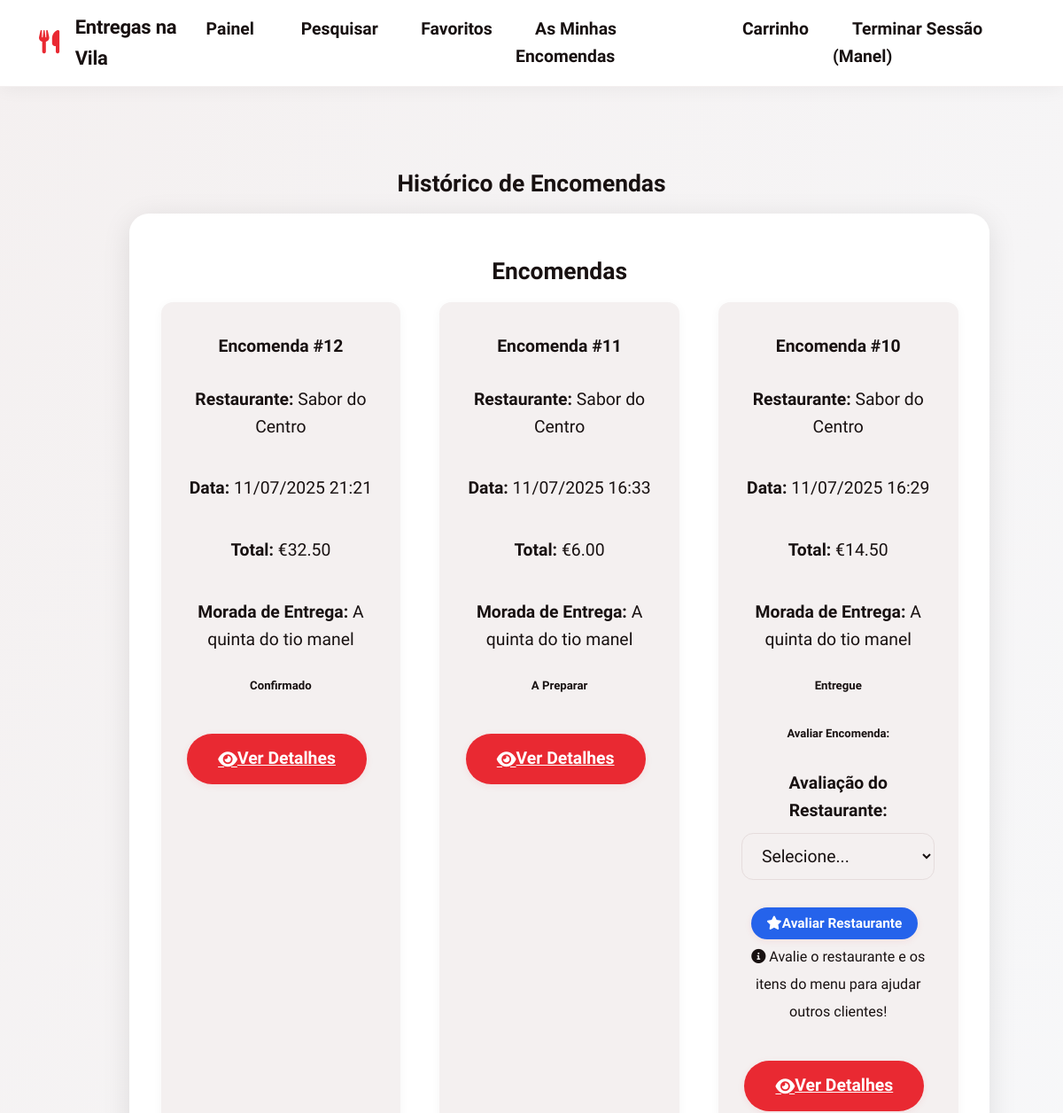
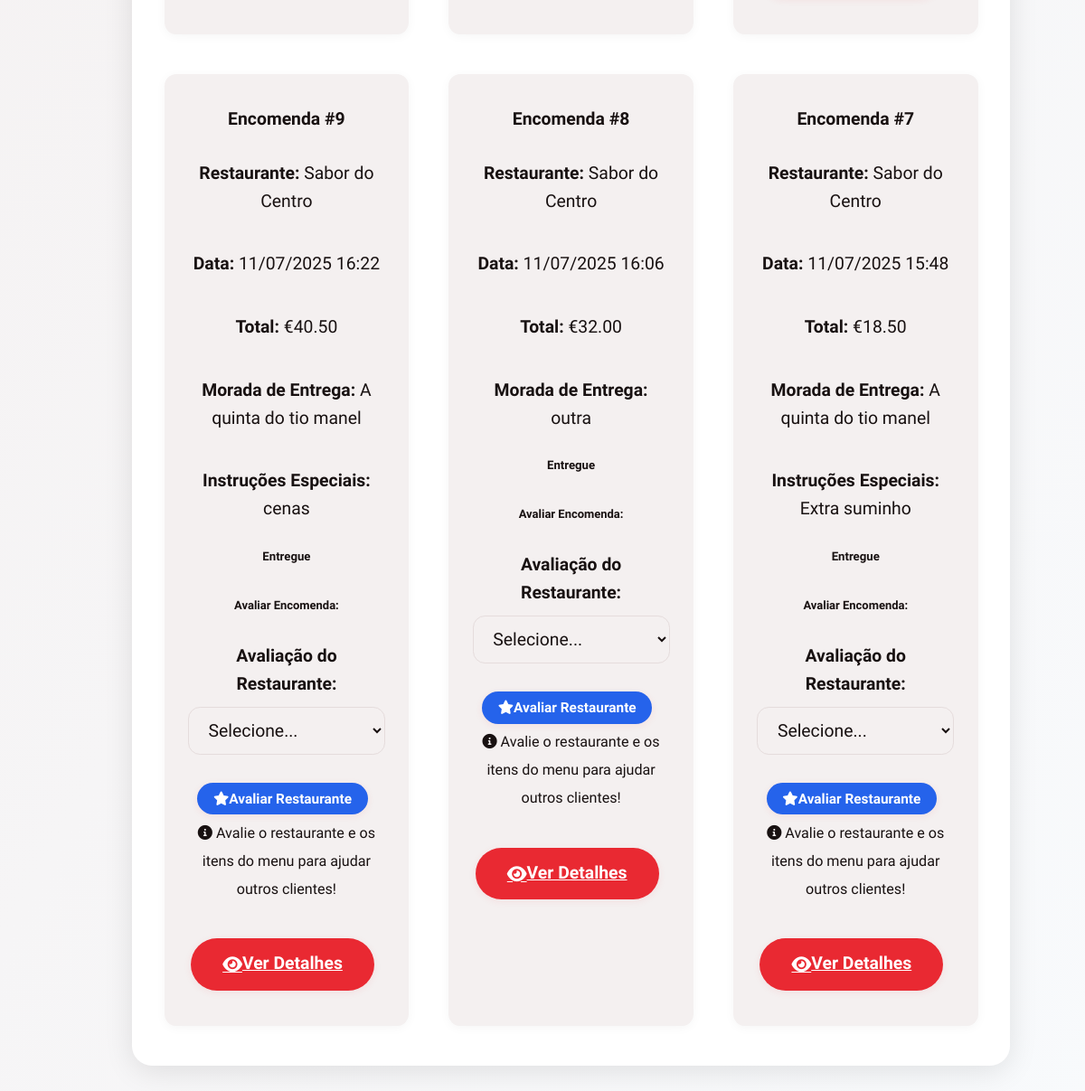
Page /order_history (signed in) on the earlier database version (2 pictures, top to bottom).
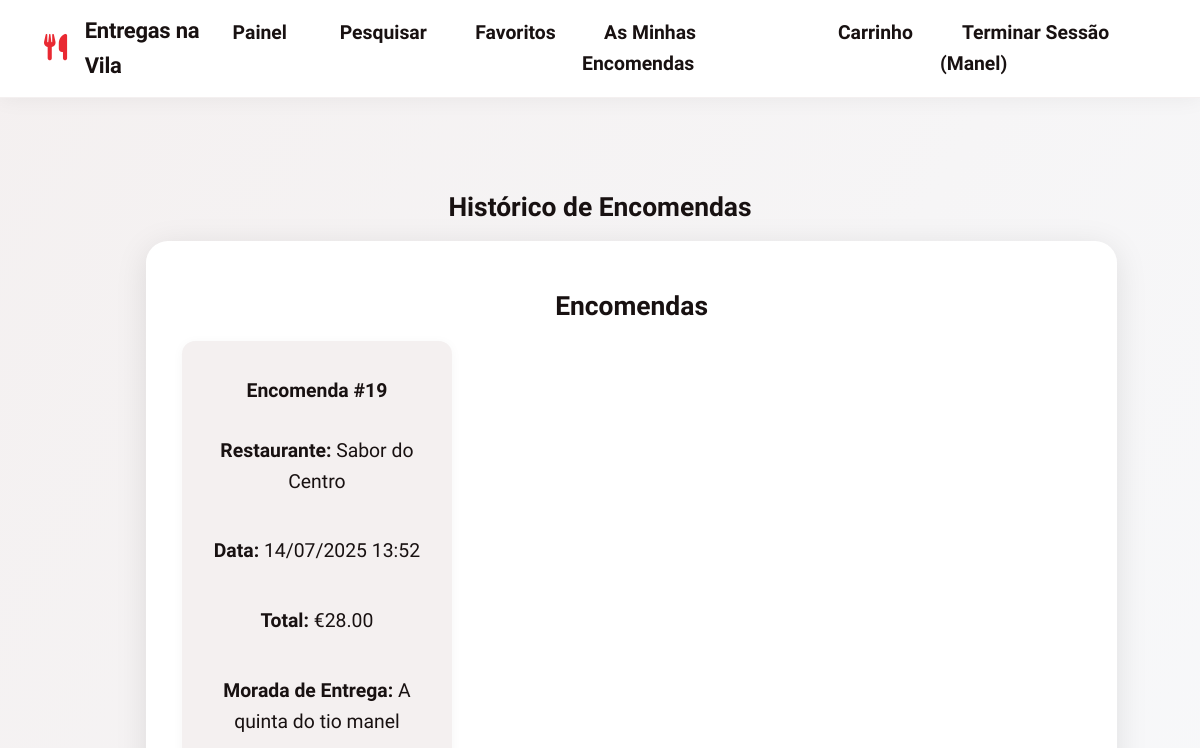
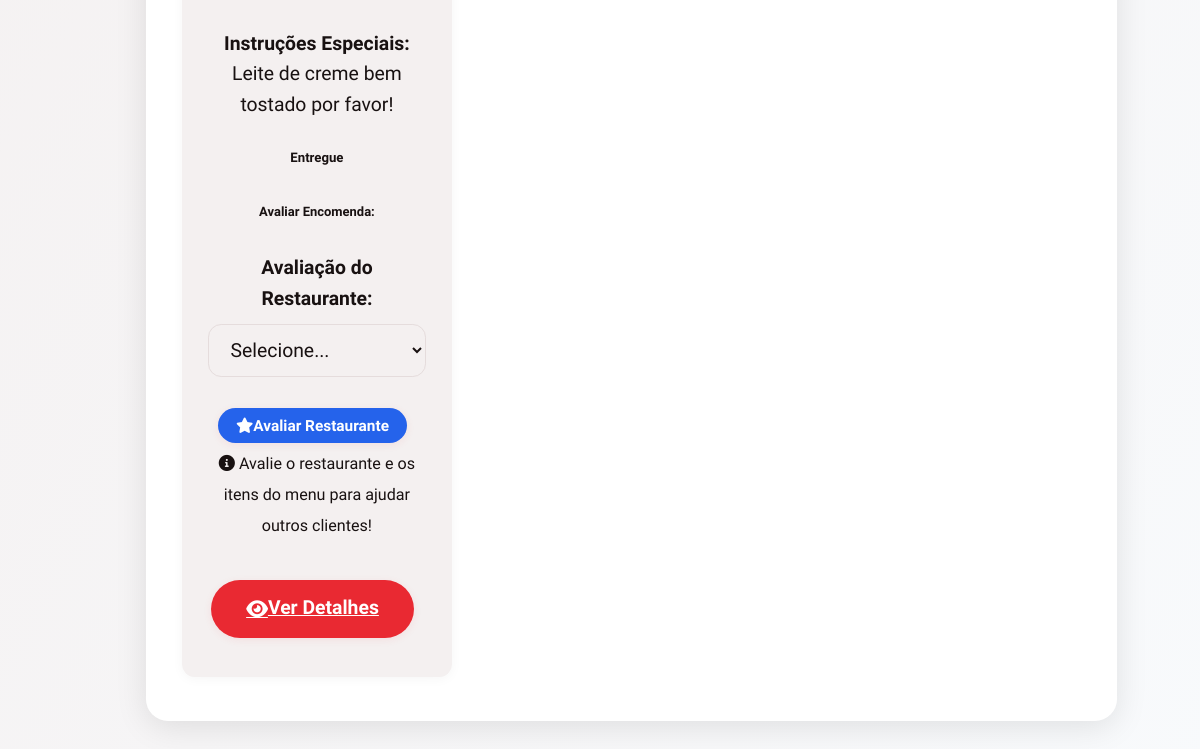
Same page on the later database version (2 pictures, top to bottom).
### tables this page shows
CREATE TABLE users (
        id INTEGER PRIMARY KEY AUTOINCREMENT,
        username TEXT UNIQUE NOT NULL,
        email TEXT UNIQUE NOT NULL,
        password_hash TEXT NOT NULL,
        user_type TEXT NOT NULL CHECK (user_type IN ('customer', 'restaurant')),
        phone TEXT,
        address TEXT,
        restaurant_name TEXT,
        restaurant_description TEXT,
        created_at TIMESTAMP DEFAULT CURRENT_TIMESTAMP
    , image_path TEXT, cuisine_type TEXT);

CREATE TABLE orders (
        id INTEGER PRIMARY KEY AUTOINCREMENT,
        customer_id INTEGER NOT NULL,
        restaurant_id INTEGER NOT NULL,
        total_amount REAL NOT NULL,
        status TEXT DEFAULT 'pending' CHECK (status IN ('pending', 'confirmed', 'preparing', 'out_for_delivery', 'delivered', 'cancelled')),
        delivery_address TEXT NOT NULL,
        order_date TIMESTAMP DEFAULT CURRENT_TIMESTAMP, observations TEXT, estimated_delivery_time TIMESTAMP, actual_delivery_time TIMESTAMP,
        FOREIGN KEY (customer_id) REFERENCES users (id),
        FOREIGN KEY (restaurant_id) REFERENCES users (id)
    );

### app.py (the view)
    def decorated_function(*args, **kwargs):
        if 'user_id' not in session:
            return redirect(url_for('login'))
        return f(*args, **kwargs)

### app.py (called while the page is built)
def get_db_connection():
    conn = sqlite3.connect('delivery_system.db')
    conn.row_factory = sqlite3.Row
    return conn

def get_user_by_id(user_id):
    conn = get_db_connection()
    user = conn.execute('SELECT * FROM users WHERE id = ?', (user_id,)).fetchone()
    conn.close()
    return user

def login_required(f):
    def decorated_function(*args, **kwargs):
        if 'user_id' not in session:
            return redirect(url_for('login'))
        return f(*args, **kwargs)
    decorated_function.__name__ = f.__name__
    return decorated_function

@app.before_request
def load_logged_in_user():
    user_id = session.get('user_id')
    if user_id is None:
        g.user = None
    else:
        g.user = get_user_by_id(user_id)

@app.route('/order_history')
@login_required
def order_history():
    conn = get_db_connection()
    orders = conn.execute('''SELECT o.*, u.restaurant_name, u.username as restaurant_username, u.id as restaurant_id
                            FROM orders o
                            JOIN users u ON o.restaurant_id = u.id
                            WHERE o.customer_id = ?
                            ORDER BY o.order_date DESC''', (session['user_id'],)).fetchall()
    conn.close()
    return render_template('order_history.html', orders=orders)

### templates/order_history.html (shortened to what this page needs)
{% extends "base.html" %}
{% block content %}
<div class="container mt-4">
    <h2 class="mb-4">Histórico de Encomendas</h2>
    {% if orders %}
    <div class="card menu-card">
        <h3>Encomendas</h3>
        <div class="grid">
            {% for order in orders %}
            <div class="menu-item">
                <h4>Encomenda #{{ order.id }}</h4>
                <p><strong>Restaurante:</strong> {{ order.restaurant_name or order.restaurant_username }}</p>
                <p><strong>Data:</strong> {{ order.order_date[8:10] }}/{{ order.order_date[5:7] }}/{{
                    order.order_date[:4] }} {{ order.order_date[11:16] }}</p>
                <p><strong>Total:</strong> €{{ "%.2f"|format(order.total_amount) }}</p>
                <p><strong>Morada de Entrega:</strong> {{ order.delivery_address }}</p>
                {% if order.observations %}
                <p><strong>Instruções Especiais:</strong> {{ order.observations }}</p>
                {% endif %}
                <div class="mb-2">
                    <span
                        class="badge badge-{% if order.status == 'delivered' %}success{% elif order.status == 'cancelled' %}danger{% elif order.status == 'pending' %}warning{% else %}info{% endif %}">
                        {% if order.status == 'pending' %}Pendente
                        {% elif order.status == 'confirmed' %}Confirmado
                        {% elif order.status == 'preparing' %}A Preparar
                        {% elif order.status == 'out_for_delivery' %}Em Entrega
                        {% elif order.status == 'delivered' %}Entregue
                        {% elif order.status == 'cancelled' %}Cancelado
                        {% else %}{{ order.status }}{% endif %}
                    </span>
                </div>
                {% if order.status == 'delivered' %}
                <div class="mt-3">
                    <h6>Avaliar Encomenda:</h6>
                    <div class="row">
                        <div class="col-md-6">
                            <form method="POST"
                                action="{{ url_for('rate_restaurant', restaurant_id=order.restaurant_id) }}"
                                class="mb-2">
                                <div class="form-group">
                                    <label for="rating_restaurant_{{ order.id }}">Avaliação do Restaurante:</label>
                                    <select name="rating" id="rating_restaurant_{{ order.id }}"
                                        class="form-control form-control-sm" required>
                                        <option value="">Selecione...</option>
                                    </select>
                                </div>
                                <button type="submit" class="btn btn-success btn-sm">
                                    <i class="fas fa-star"></i> Avaliar Restaurante
                                </button>
                            </form>
                        </div>
                        <div class="col-md-6">
                            <small class="text-muted">
                                <i class="fas fa-info-circle"></i>
                                Avalie o restaurante e os itens do menu para ajudar outros clientes!
                            </small>
                        </div>
                    </div>
                </div>
                {% endif %}
                <div class="mt-20">
                    <a href="{{ url_for('order_details', order_id=order.id) }}" class="btn btn-primary">
                        <i class="fas fa-eye"></i> Ver Detalhes
                    </a>
                </div>
            </div>
            {% endfor %}
        </div>
    </div>
    {% endif %}
</div>
{% endblock %}

### templates/base.html (shortened to what this page needs)
<!DOCTYPE html>
<html lang="pt-PT">
<head>
    <link href="https://cdnjs.cloudflare.com/ajax/libs/font-awesome/6.0.0/css/all.min.css" rel="stylesheet">
    <link rel="stylesheet" href="{{ url_for('static', filename='style.css') }}">
</head>
<body>
    <header>
        <div class="header-content">
            <div class="logo">
                <div class="logo-img"><i class="fas fa-utensils"></i></div>
                <span class="logo-title">Entregas na Vila</span>
            </div>
            <nav>
                <ul>
                    {% if session.user_id %}
                    <li><a href="{{ url_for('dashboard') }}">Painel</a></li>
                    {% if session.user_type == 'customer' %}
                    <li><a href="{{ url_for('search') }}">Pesquisar</a></li>
                    <li><a href="{{ url_for('view_favorites') }}">Favoritos</a></li>
                    <li><a href="{{ url_for('order_history') }}">As Minhas Encomendas</a></li>
                    <li>
                        <a href="{{ url_for('view_cart') }}">
                            Carrinho
                        </a>
                    </li>
                    {% endif %}
                    <li><a href="{{ url_for('logout') }}">Terminar Sessão ({{ session.username }})</a></li>
                    {% else %}
                    <li><a href="{{ url_for('login') }}">Iniciar Sessão</a></li>
                    <li><a href="{{ url_for('register') }}">Criar Conta</a></li>
                    {% endif %}
                </ul>
            </nav>
        </div>
    </header>
    <div class="container">
        {% block content %}{% endblock %}
    </div>
</body>
</html>

Differences in the rows shown:
removed orders: id "12", restaurant_name "Sabor do Centro", order_date "11", order_date "07", order_date "2025", order_date "21:21", total_amount "32.50", delivery_address "A quinta do tio manel", status "Confirmado"
removed orders: id "11", restaurant_name "Sabor do Centro", order_date "11", order_date "07", order_date "2025", order_date "16:33", total_amount "6.00", delivery_address "A quinta do tio manel", status "A Preparar"
removed orders: id "10", restaurant_name "Sabor do Centro", order_date "11", order_date "07", order_date "2025", order_date "16:29", total_amount "14.50", delivery_address "A quinta do tio manel", status "Entregue"
removed orders: id "9", restaurant_name "Sabor do Centro", order_date "11", order_date "07", order_date "2025", order_date "16:22", total_amount "40.50", delivery_address "A quinta do tio manel", observations "cenas", status "Entregue"
removed orders: id "8", restaurant_name "Sabor do Centro", order_date "11", order_date "07", order_date "2025", order_date "16:06", total_amount "32.00", delivery_address "outra", status "Entregue"
removed orders: id "7", restaurant_name "Sabor do Centro", order_date "11", order_date "07", order_date "2025", order_date "15:48", total_amount "18.50", delivery_address "A quinta do tio manel", observations "Extra suminho", status "Entregue"
added orders: id "19", restaurant_name "Sabor do Centro", order_date "14", order_date "07", order_date "2025", order_date "13:52", total_amount "28.00", delivery_address "A quinta do tio manel", observations "Leite de creme bem tostado por favor!", status "Entregue"
